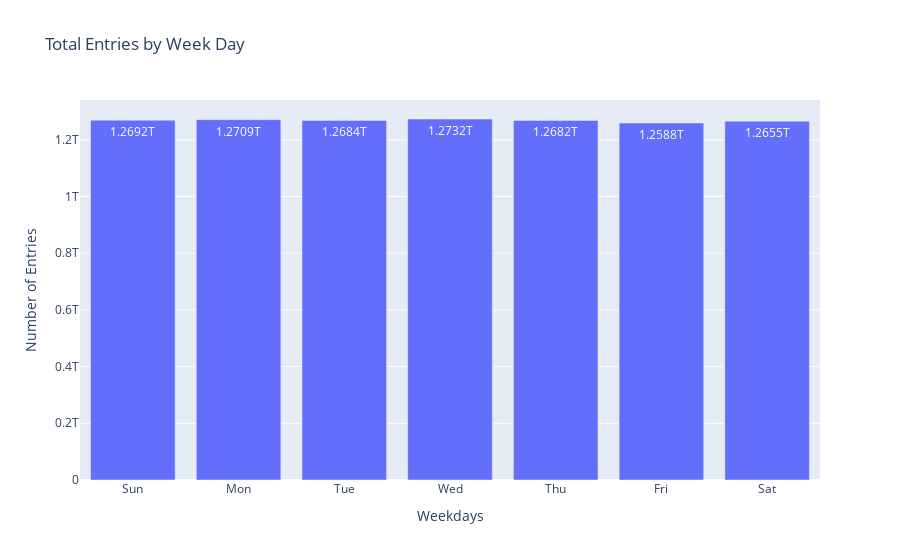

Notebook source saved alongside this figure:
### Code cell
# Create a bar chart with text labels
# Divisor for trillion 
divisor_t = 1e12

# Divisor for billion 
# divisor_g = 1e9  

bar_chart = go.Figure(data=[go.Bar(
    x=df_entries_by_date["WEEKDAY"],  # X-axis: Weekday
    y=df_entries_by_date["ENTRIES"],  # Y-axis: Entries
    text=df_entries_by_date["ENTRIES"]/divisor_t,  # Text labels for each bar (entry count)
    texttemplate="%{text:.4f}T"  # Text formatting template
)])

# Customize the chart layout
bar_chart.update_layout(
    title_text='Total Entries by Week Day',  # Chart title
    xaxis_title='Weekdays',  # X-axis label
    yaxis_title='Number of Entries'  # Y-axis label
)
bar_chart.show()

### Figure 1 — Plotly figure (JSON) as saved in the notebook; plotly's stock layout.template omitted (floating-point values rounded to 4 significant figures)
{"data": [{"text": [1.269, 1.271, 1.268, 1.273, 1.268, 1.259, 1.266], "texttemplate": "%{text:.4f}T", "type": "bar", "x": ["Sun", "Mon", "Tue", "Wed", "Thu", "Fri", "Sat"], "y": [1269193050419, 1270916496387, 1268350635367, 1273231931170, 1268213415571, 1258823504213, 1265509654793]}], "layout": {"title": {"text": "Total Entries by Week Day"}, "xaxis": {"title": {"text": "Weekdays"}}, "yaxis": {"title": {"text": "Number of Entries"}}}}
